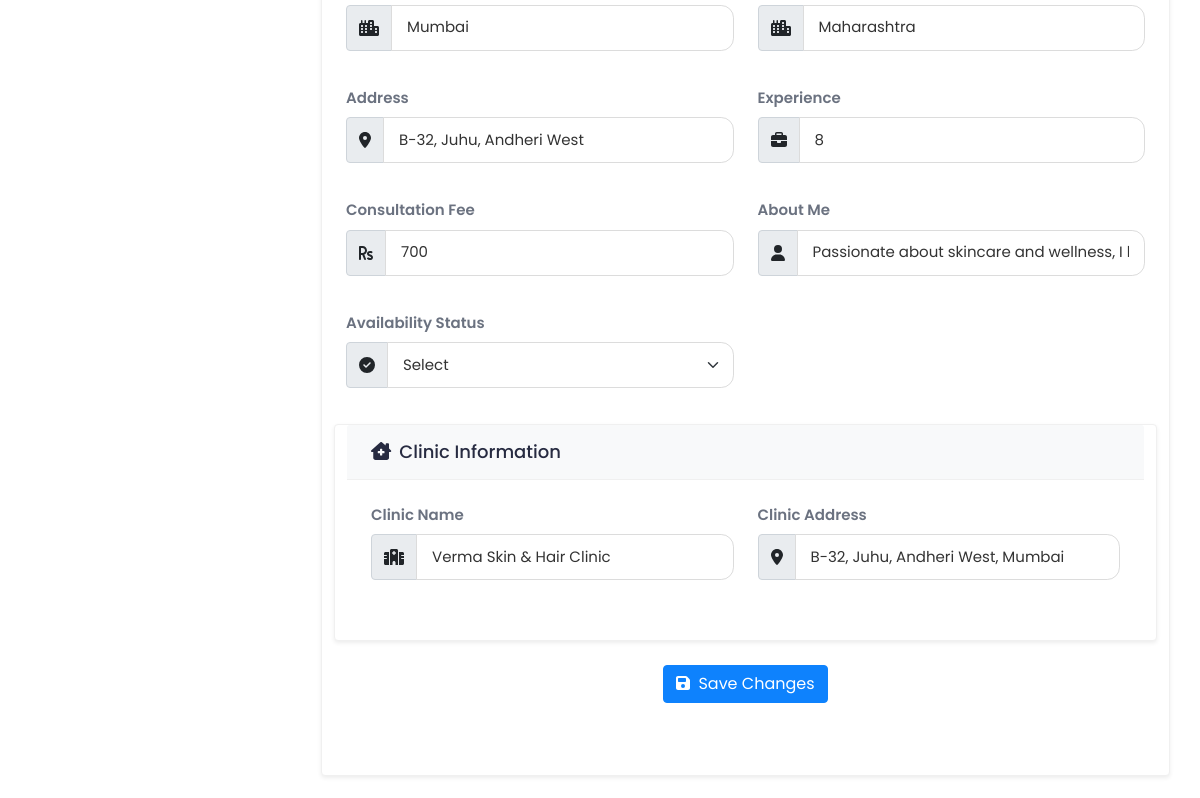
The page /doctor_profile_settings/ (signed in, middle part) on the database as committed earlier.
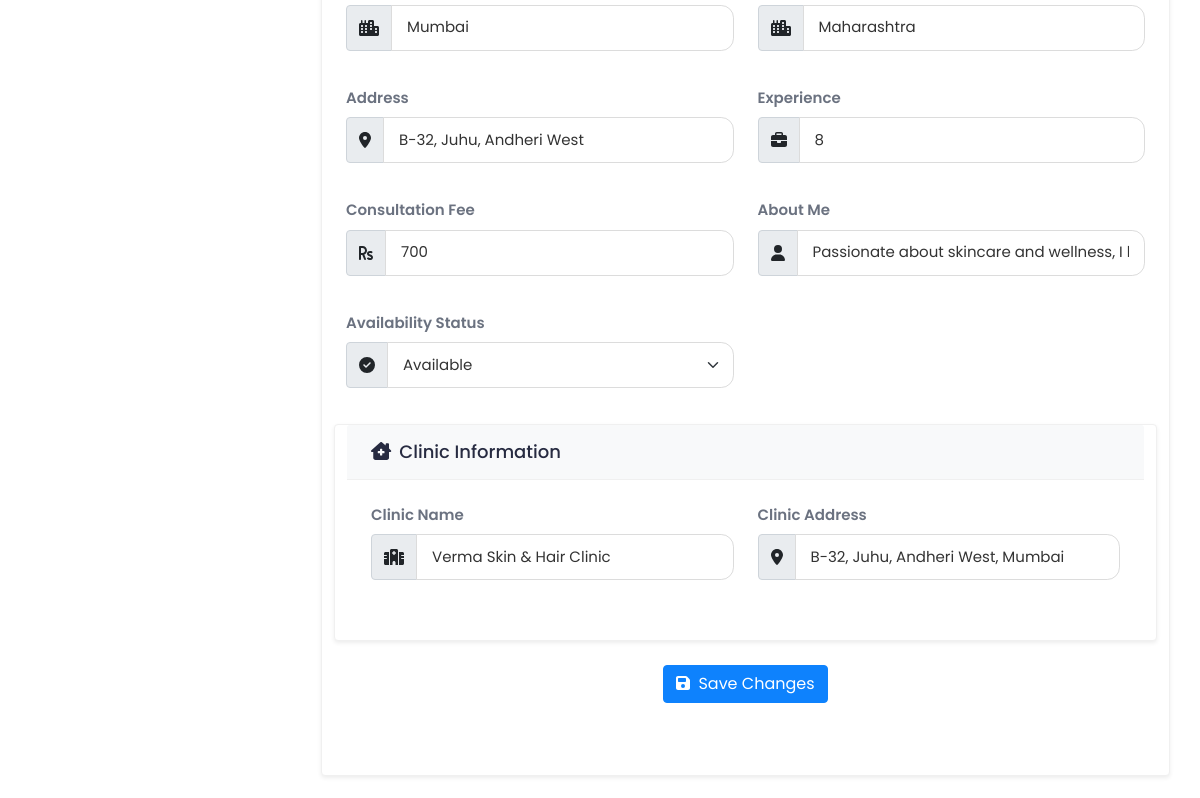
The same page on the database as committed later.
### myapp/models.py (models this page shows, shortened)
class doctorRegister(models.Model):
    GENDER_CHOICES = [
        ('M', 'Male'),
        ('F', 'Female'),
        ('O', 'Other'),
    ]
    AVAILABILITY_CHOICES = [
        ('Available', 'Available'),
        ('Not Available', 'Not Available'),
    ]
    name = models.CharField(max_length=100)
    email = models.EmailField(unique=True)
    phno = models.BigIntegerField(unique=True)
    password = models.CharField(max_length=100)
    profile_img = models.ImageField(upload_to='profile_pics/', null=True, blank=True)
    qualification = models.CharField(max_length=100,blank=True, null=True)
    specialization = models.CharField(max_length=100,blank=True, null=True)
    experience = models.IntegerField(blank=True, null=True)
    address = models.TextField(blank=True, null=True)
    city = models.CharField(max_length=50,blank=True, null=True)
    state = models.CharField(max_length=50,blank=True, null=True)
    clinic_name = models.CharField(max_length=255)
    clinic_address = models.TextField()
    gender = models.CharField(max_length=5, choices=GENDER_CHOICES)
    mci_no = models.CharField(max_length=10,blank=True, null=True)
    fee = models.BigIntegerField(null=True)
    about_me=models.TextField(null=True)
    is_approved = models.BooleanField(default=False)
    is_rejected = models.BooleanField(default=False)
    is_available = models.CharField(max_length=20, choices=AVAILABILITY_CHOICES)  # Updated field

### myapp/views.py (the view)
# urls.py: path('doctor_profile_settings/', views.doctor_profile_settings, name='doctor_profile_settings'),
def doctor_profile_settings(request):
    doctor_id = request.session.get('doctor_id')
    if not doctor_id:
        return redirect("login")
    try:
        doctor = doctorRegister.objects.get(id=doctor_id)
    except doctorRegister.DoesNotExist:
        return redirect("login")
    required_fields = ["name", "email", "phno", "specialization", "experience", "address", "profile_img","qualification","gender","fee","mci_no","state","city","clinic_name","clinic_address","about_me","is_available"]
    filled_fields = sum(1 for field in required_fields if getattr(doctor, field, "") not in [None, ""])
    total_fields = len(required_fields)
    completion_percentage = (filled_fields / total_fields) * 100 if total_fields > 0 else 0
    return render(request, "doctor-profile-settings.html", {
        "doctor": doctor,
        "completion_percentage": int(completion_percentage)  # Convert to integer for better display
    })

### myapp/templates/doctor-profile-settings.html (shortened to what the changed rows need)
{% load static %}
<html lang="en">
<head>
  <link rel="stylesheet" href="https://cdnjs.cloudflare.com/ajax/libs/font-awesome/6.4.0/css/all.min.css">
  <link rel="stylesheet" href="{% static 'assets/css/bootstrap.min.css' %}">
  <link rel="stylesheet" href="{% static 'assets/plugins/fontawesome/css/fontawesome.min.css' %}">
  <link rel="stylesheet" href="{% static 'assets/plugins/fontawesome/css/all.min.css' %}">
  <link rel="stylesheet" href="{% static 'assets/css/feather.css' %}">
  <link rel="stylesheet" href="{% static 'assets/css/custom.css' %}">
  <link rel="stylesheet" href="https://cdnjs.cloudflare.com/ajax/libs/jquery-confirm/3.3.2/jquery-confirm.min.css" />
</head>
<body class="login-body">
  <div class="main-wrapper">
    {% include "header.html" %}
    <body style="transform: none;">
      {% block content %}
      <div class="main-wrapper" style="transform: none;">
        <div class="content" style="transform: none; min-height: 385.906px">
          <div class="container-fluid" style="transform: none; padding-top:50px">
            <div class="row" style="transform: none;">
              <div class="col-md-7 col-lg-8 col-xl-9">
                <div class="card mb-4 shadow-sm">
                  <div class="card-body">
                    <div class="row">
                      <div class="col-md-6 mb-3">
                        <div class="form-group">
                          <div class="input-group">
                            <span class="input-group-text"><i class="fas fa-city"></i></span>
                            <input type="text" id="city" name="city" class="form-control" value="{{ doctor.city }}">
                          </div>
                        </div>
                      </div>
                      <div class="col-md-6 mb-3">
                        <div class="form-group">
                          <div class="input-group">
                            <span class="input-group-text"><i class="fas fa-city"></i></span>
                            <input type="text" id="state" name="state" class="form-control" value="{{ doctor.state }}">
                          </div>
                        </div>
                      </div>
                      <div class="col-md-6 mb-3">
                        <div class="form-group">
                          <div class="input-group">
                            <span class="input-group-text"><i class="fas fa-map-marker-alt"></i></span>
                            <input type="text" id="address" name="address" class="form-control"
                              value="{{ doctor.address }}">
                          </div>
                        </div>
                      </div>
                      <div class="col-md-6 mb-3">
                        <div class="form-group">
                          <div class="input-group">
                            <span class="input-group-text"><i class="fas fa-briefcase"></i></span>
                            <input type="text" id="experience" name="experience" class="form-control"
                              value="{{ doctor.experience }}">
                          </div>
                        </div>
                      </div>
                      <div class="col-md-6 mb-3">
                        <div class="form-group">
                          <div class="input-group">
                            <span class="input-group-text"><i class="fas fa-rupee-sign"></i></span>
                            <input type="text" id="fee" name="fee" class="form-control" value="{{ doctor.fee }}">
                          </div>
                        </div>
                      </div>
                      <div class="col-md-6 mb-3">
                        <div class="form-group">
                          <div class="input-group">
                            <span class="input-group-text"><i class="fas fa-user"></i></span>
                            <input type="text" id="about_me" name="about_me" class="form-control"
                              value="{{ doctor.about_me }}">
                          </div>
                        </div>
                      </div>
                      <div class="col-md-6 mb-3">
                        <div class="form-group">
                            <div class="input-group">
                                <span class="input-group-text"><i class="fas fa-check-circle"></i></span>
                                <select id="is_available" name="is_available" class="form-select form-control">
                                    <option value="">Select</option>
                                    <option value="Available" {% if doctor.is_available == "Available" %}selected{% endif %}>Available</option>
                                </select>
                            </div>
                        </div>
                    </div>
                <div class="card mb-4 shadow-sm">
                  <div class="card-body">
                    <div class="row">
                      <div class="col-md-6 mb-3">
                        <div class="form-group">
                          <div class="input-group">
                            <span class="input-group-text"><i class="fas fa-hospital"></i></span>
                            <input type="text" id="clinic_name" name="clinic_name" class="form-control"
                              value="{{ doctor.clinic_name }}">
                          </div>
                        </div>
                      </div>
                      <div class="col-md-6 mb-3">
                        <div class="form-group">
                          <div class="input-group">
                            <span class="input-group-text"><i class="fas fa-map-marker-alt"></i></span>
                            <input type="text" id="clinic_address" name="clinic_address" class="form-control"
                              value="{{ doctor.clinic_address }}">
                          </div>
                        </div>
                      </div>
                    </div>
                  </div>
                </div>
              </div>
            </div>
          </div>
        </div>
        {% include "footer.html" %}
        {% endblock %}
    </body>
</html>

Rows that differ between the two databases and show on the page:
changed doctorRegister "Mumbai": is_available (not shown) → "Available"
Other text that changed with them:
form field is_available: "Select" → (not shown)
